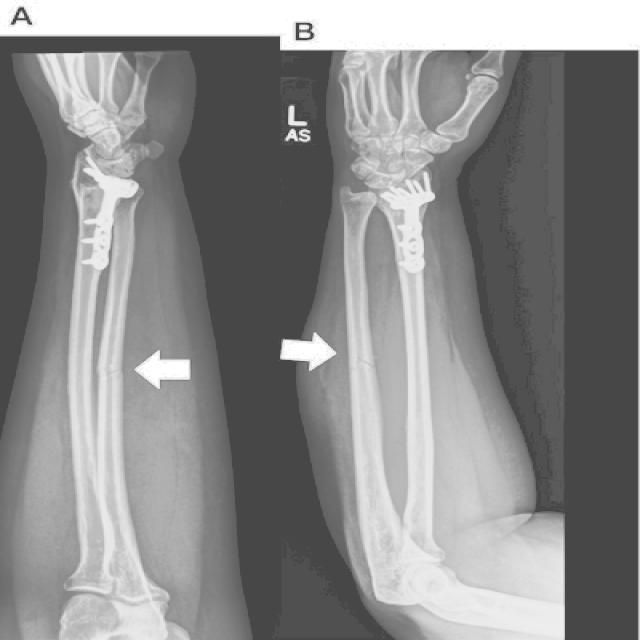
#> input picture pca/data_xray/Impacted fracture/2021_04_07_19_24_6029_2021_04_07_Ulnar_Fracture_jpg.rf.669fc247da7ff78c214835547b3106cb.jpg, 640 x 640 px; its folder holds only this picture in this run
$ jupyter execute --allow-errors bone_classification_pca.ipynb   (older library calls are emulated)
#> lines starting #> are read from the running program, lines starting #| are printed output that depends on the picture
[cell 1]
import pandas as pd
import numpy as np
import os
import matplotlib.pyplot as plt
import cv2

from skimage.feature import graycoprops, graycomatrix

from sklearn.preprocessing import StandardScaler
from sklearn.model_selection import train_test_split
from sklearn.decomposition import PCA
import seaborn as sns

from sklearn.naive_bayes import GaussianNB
from sklearn.metrics import accuracy_score, confusion_matrix

import torch
from torchvision import models
import torchvision.transforms as transforms

# Preprocessing

[cell 2]
def load_images(dir_name):

    img_list = []

    clahe = cv2.createCLAHE(clipLimit=2.0, tileGridSize=(8,8))

    for item in os.listdir(dir_name):

        img_path = os.path.join(dir_name, item)
        #print(img_path)
        img = cv2.imread(img_path, cv2.IMREAD_GRAYSCALE)

        img = cv2.GaussianBlur(img, (5,5), 1)

        img = clahe.apply(img)

        img_list.append(img)


    return img_list


# [5 lines left out: function img_to_array, not called in this run]

def find_edges(img_list):

    for i, img in enumerate(img_list):

        v = np.median(img)
        sigma = 0.33

        lower = int(max(0, (1.0 - sigma) * v))
        upper = int(max(0, (1.0 + sigma) * v))

        img = cv2.Canny(img, lower, upper)

        img_list[i] = img


    return img_list

# [10 lines left out: function find_edge, not called in this run]

def get_features(image_list):

    feature_list = []

    distances = [1,3,5,9]
    angles = [0, np.pi/4, np.pi/2, 3*np.pi/4, np.pi, 5*np.pi/4, 3*np.pi/2]

    properties = ['energy', 'correlation', 'dissimilarity', 'homogeneity', 'contrast']

    # need to add more distances (1,3,5,9)
    for n, img in enumerate(image_list):
        glcm = graycomatrix(img, distances, angles , levels=256, normed=True)
        feature_row = {}

        for prop in properties:
            prop_values = graycoprops(glcm, prop)
            for i, dist in enumerate(distances):
                for j, angle in enumerate(angles):
                    feature_name = f"{prop}_d{dist}_a{int(np.degrees(angle))}"
                    feature_row[feature_name] = prop_values[i, j]

        feature_list.append(feature_row)
    return feature_list

# [37 lines left out: functions view_corr, pca_df_pick_comp, not called in this run]

[cell 3]
image_list_1 = load_images("./data_xray/Impacted fracture")
#> in load_images, img is the input picture: shape (640, 640); min 51, max 255, mean 137.8
#> in load_images, `img = clahe.apply(img)`:
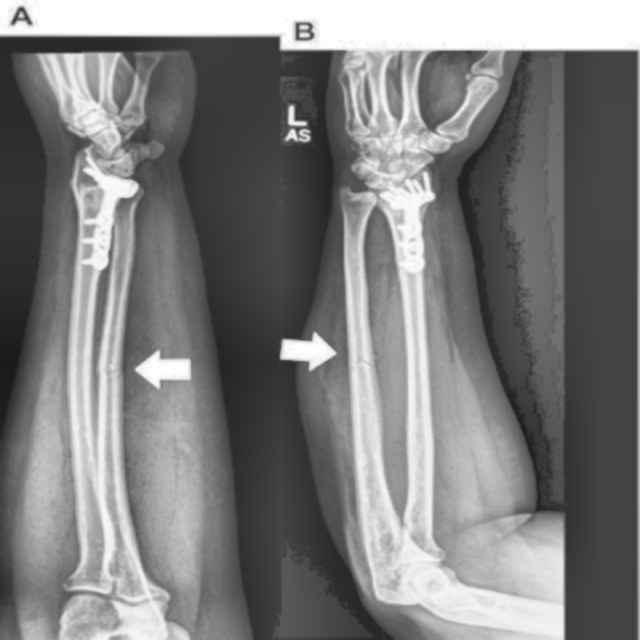
#> img: shape (640, 640); min 23, max 255, mean 125.6
#> image_list_1 = 1 item
#> (the rest of this cell did not finish here and is left out)

image_list_3 = load_images("./data_xray/Longitudinal fracture")
image_list_4 = load_images("./data_xray/Oblique fracture")

print(len(image_list_1))
print(len(image_list_2))
print(len(image_list_3))
print(len(image_list_4))

[cell 4]
image_list_1 = find_edges(image_list_1)
#> the loop in find_edges, `for i, img in enumerate(img_list): ` made 1 pass
#> (v, sigma, lower, upper) on pass 1: (108, 0.33, 72, 143)
#> pass 1, in find_edges, `img = cv2.Canny(img, lower, upper)`:
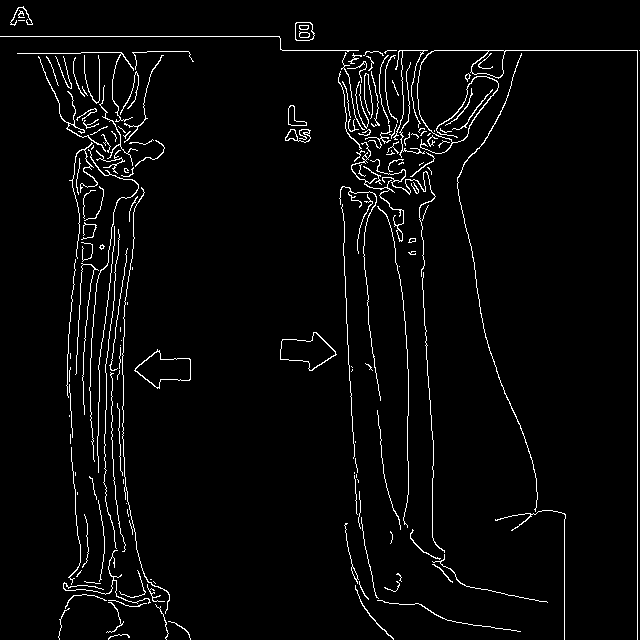
#> img: shape (640, 640); 3.4% white in thin lines or dots
#> (the rest of this cell did not finish here and is left out)

[cell 5]
features_1 = get_features(image_list_1)
#> the loop in get_features, `for n, img in enumerate(image_list):` made 1 pass
#> features_1 = 1 item
#> (the rest of this cell did not finish here and is left out)

[cell 6]
df_im = pd.DataFrame(features_1)
#> df_im = table of 1 rows and 140 columns


#> (the rest of this cell did not finish here and is left out)

$ run again, on pca/data_xray/Impacted fracture/a0ac68bfd3ab6c7c08c53e677bc168_jumbo_jpeg.rf.e57de5ba9175edc0f44009ba325e4f0d.jpg
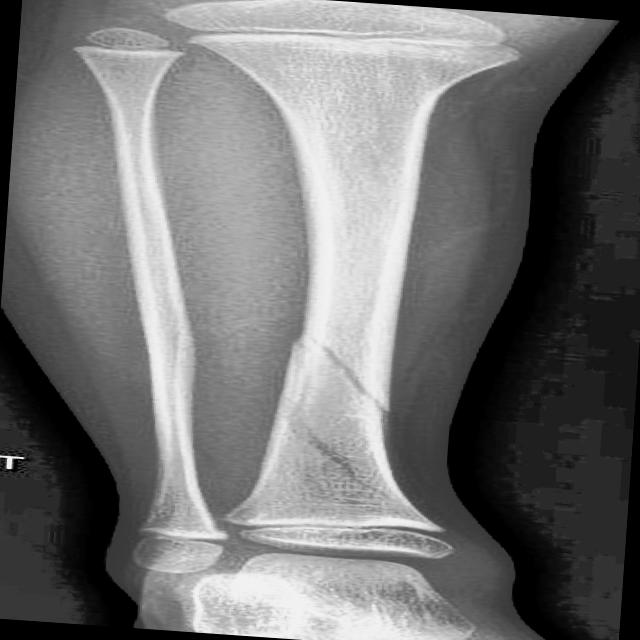
#> input picture pca/data_xray/Impacted fracture/a0ac68bfd3ab6c7c08c53e677bc168_jumbo_jpeg.rf.e57de5ba9175edc0f44009ba325e4f0d.jpg, 640 x 640 px
#> in load_images, img is the input picture: shape (640, 640); min 0, max 255, mean 112.6
#> in load_images, `img = clahe.apply(img)`:
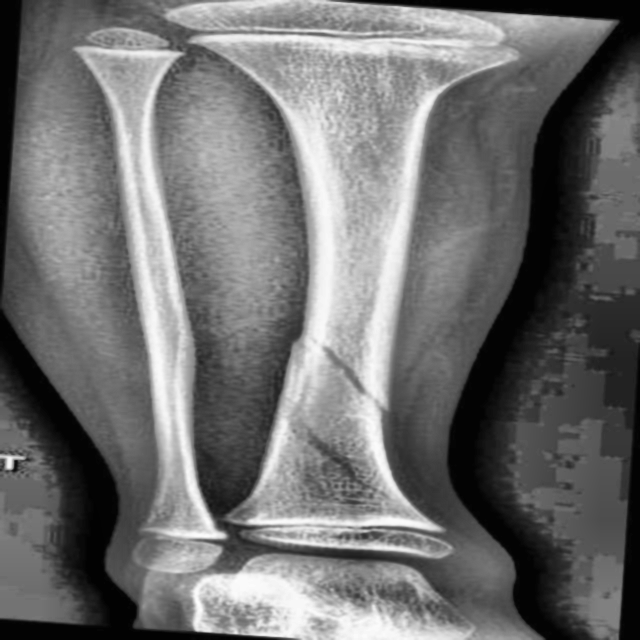
#> img: shape (640, 640); min 1, max 253, mean 111.7
#> image_list_1 = 1 item
#> the loop in find_edges, `for i, img in enumerate(img_list): ` made 1 pass
#> (v, sigma, lower, upper) on pass 1: (106, 0.33, 71, 140)
#> pass 1, in find_edges, `img = cv2.Canny(img, lower, upper)`:
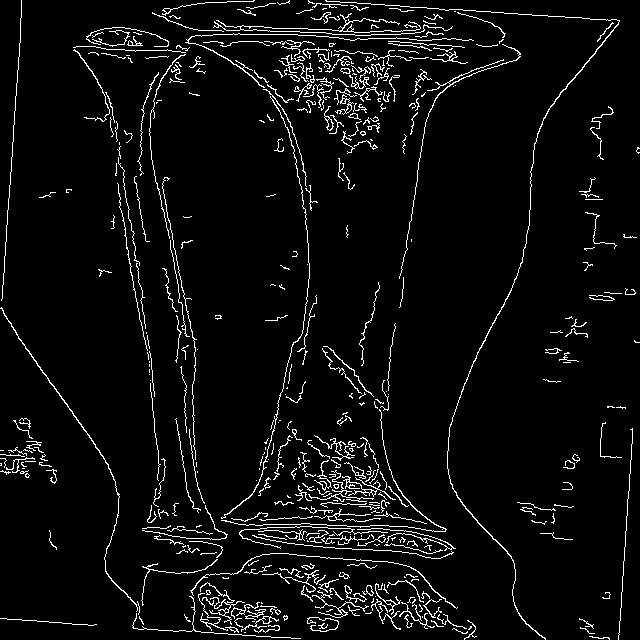
#> img: shape (640, 640); 5% white in thin lines or dots
#> the loop in get_features, `for n, img in enumerate(image_list):` made 1 pass
#> df_im = table of 1 rows and 140 columns

$ run again, on pca/data_xray/Impacted fracture/a6980144fa36a4b20737df405b98b51a-spine-x-rays_jpg.rf.59e4bd44f49a2d03a5f58f4d789de595.jpg
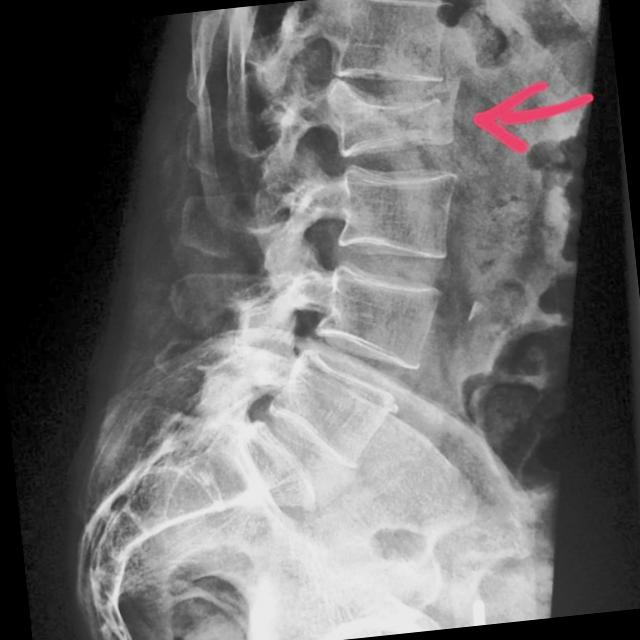
#> input picture pca/data_xray/Impacted fracture/a6980144fa36a4b20737df405b98b51a-spine-x-rays_jpg.rf.59e4bd44f49a2d03a5f58f4d789de595.jpg, 640 x 640 px
#> in load_images, `img = clahe.apply(img)`:
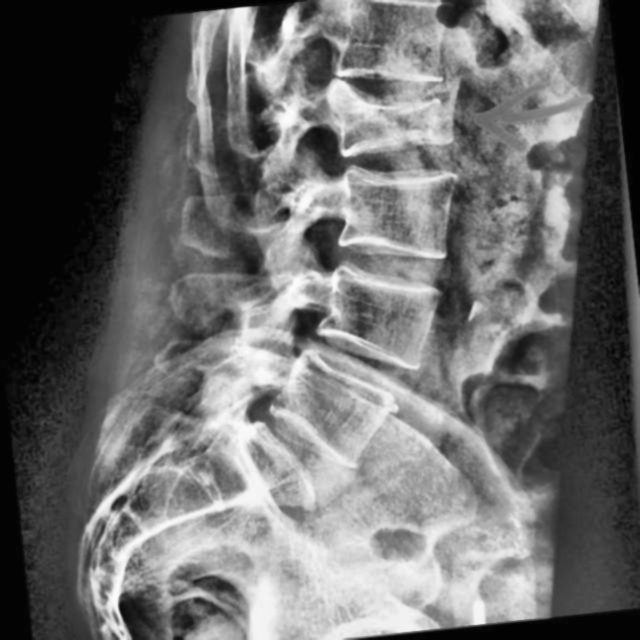
#> img: shape (640, 640); min 1, max 252, mean 107.8
#> image_list_1 = 1 item
#> the loop in find_edges, `for i, img in enumerate(img_list): ` made 1 pass
#> (v, sigma, lower, upper) on pass 1: (104, 0.33, 69, 138)
#> pass 1, in find_edges, `img = cv2.Canny(img, lower, upper)`:
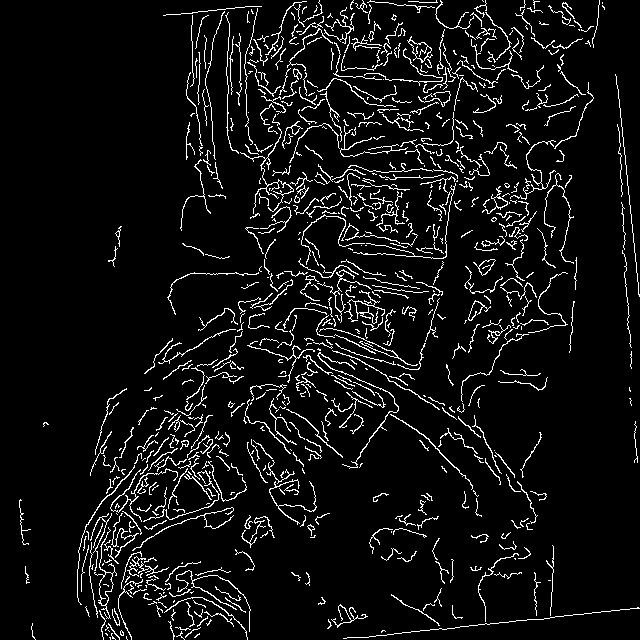
#> img: shape (640, 640); 6.7% white in thin lines or dots
#> the loop in get_features, `for n, img in enumerate(image_list):` made 1 pass
#> df_im = table of 1 rows and 140 columns

$ run again, on pca/data_xray/Impacted fracture/3-s2-0-B9781782424499000078-f07-08-9781782424499_jpg.rf.2b4ae1c1d689b8dae348c65a6ea97fed.jpg
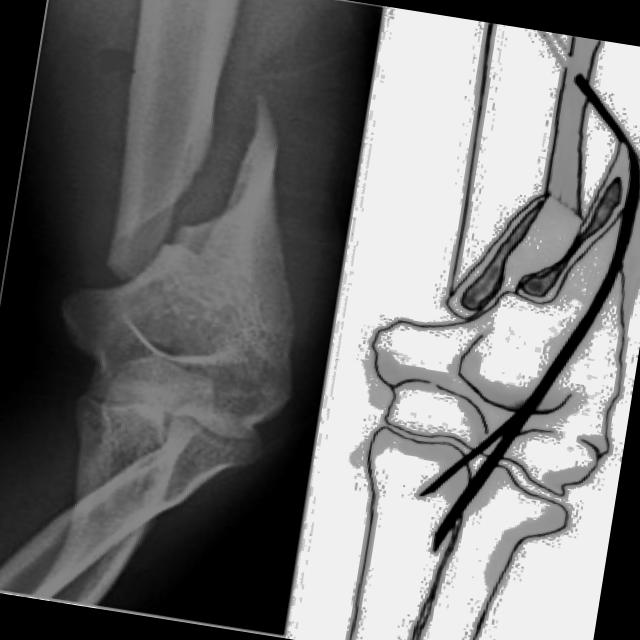
#> input picture pca/data_xray/Impacted fracture/3-s2-0-B9781782424499000078-f07-08-9781782424499_jpg.rf.2b4ae1c1d689b8dae348c65a6ea97fed.jpg, 640 x 640 px
#> in load_images, img is the input picture: shape (640, 640); min 0, max 255, mean 114.6
#> in load_images, `img = clahe.apply(img)`:
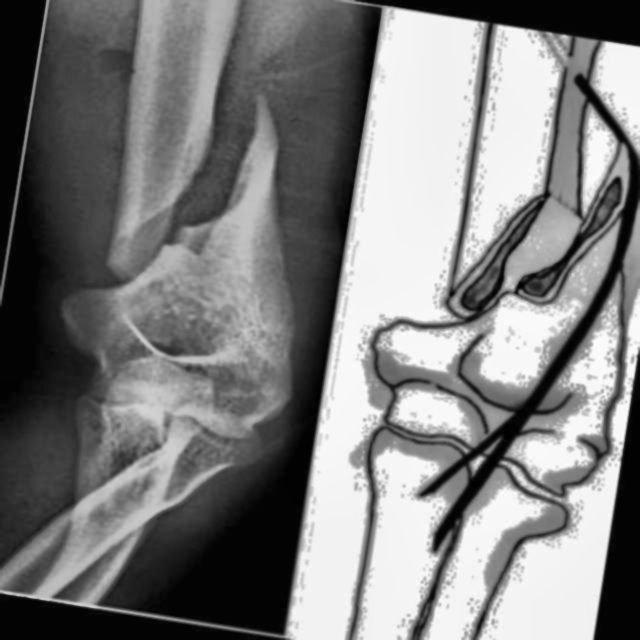
#> img: shape (640, 640); min 1, max 252, mean 125.7
#> image_list_1 = 1 item
#> the loop in find_edges, `for i, img in enumerate(img_list): ` made 1 pass
#> (v, sigma, lower, upper) on pass 1: (121, 0.33, 81, 160)
#> pass 1, in find_edges, `img = cv2.Canny(img, lower, upper)`:
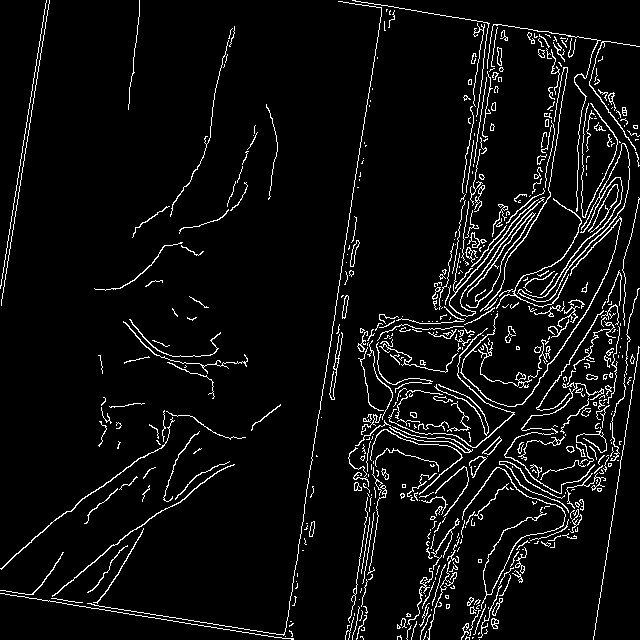
#> img: shape (640, 640); 5.7% white in thin lines or dots
#> the loop in get_features, `for n, img in enumerate(image_list):` made 1 pass
#> df_im = table of 1 rows and 140 columns
